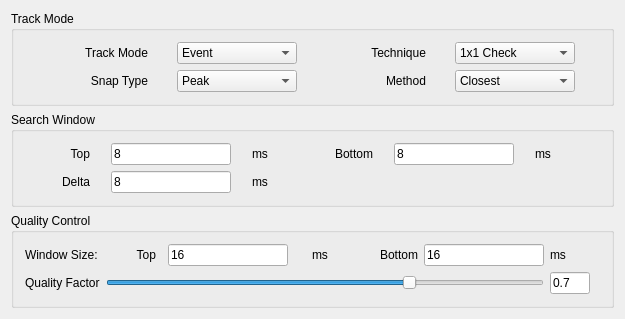
<?xml version="1.0" encoding="UTF-8"?>
<ui version="4.0">
 <class>CXDlgHorizonTrackPara</class>
 <widget class="QWidget" name="CXDlgHorizonTrackPara">
  <property name="windowModality">
   <enum>Qt::WindowModal</enum>
  </property>
  <property name="geometry">
   <rect>
    <x>0</x>
    <y>0</y>
    <width>622</width>
    <height>264</height>
   </rect>
  </property>
  <property name="windowTitle">
   <string>Horizon Tracking Parameters</string>
  </property>
  <layout class="QGridLayout" name="gridLayout_4">
   <item row="0" column="0">
    <widget class="QGroupBox" name="groupBox">
     <property name="title">
      <string>Track Mode</string>
     </property>
     <layout class="QGridLayout" name="gridLayout_3">
      <item row="0" column="0">
       <widget class="QLabel" name="label">
        <property name="minimumSize">
         <size>
          <width>100</width>
          <height>0</height>
         </size>
        </property>
        <property name="maximumSize">
         <size>
          <width>100</width>
          <height>16777215</height>
         </size>
        </property>
        <property name="text">
         <string>Track Mode</string>
        </property>
        <property name="alignment">
         <set>Qt::AlignRight|Qt::AlignTrailing|Qt::AlignVCenter</set>
        </property>
       </widget>
      </item>
      <item row="0" column="1">
       <widget class="QComboBox" name="comboBoxTrackMode">
        <property name="minimumSize">
         <size>
          <width>120</width>
          <height>0</height>
         </size>
        </property>
        <property name="maximumSize">
         <size>
          <width>120</width>
          <height>16777215</height>
         </size>
        </property>
        <item>
         <property name="text">
          <string>Event</string>
         </property>
        </item>
        <item>
         <property name="text">
          <string>WaveForm</string>
         </property>
        </item>
       </widget>
      </item>
      <item row="0" column="2">
       <widget class="QLabel" name="label_2">
        <property name="minimumSize">
         <size>
          <width>100</width>
          <height>0</height>
         </size>
        </property>
        <property name="maximumSize">
         <size>
          <width>100</width>
          <height>16777215</height>
         </size>
        </property>
        <property name="text">
         <string>Technique</string>
        </property>
        <property name="alignment">
         <set>Qt::AlignRight|Qt::AlignTrailing|Qt::AlignVCenter</set>
        </property>
       </widget>
      </item>
      <item row="0" column="3">
       <widget class="QComboBox" name="comboBoxTechnique">
        <property name="minimumSize">
         <size>
          <width>120</width>
          <height>0</height>
         </size>
        </property>
        <property name="maximumSize">
         <size>
          <width>120</width>
          <height>16777215</height>
         </size>
        </property>
        <item>
         <property name="text">
          <string>1x1 Check</string>
         </property>
        </item>
        <item>
         <property name="text">
          <string>3x3 Check</string>
         </property>
        </item>
        <item>
         <property name="text">
          <string>3x3 Extend</string>
         </property>
        </item>
        <item>
         <property name="text">
          <string>5x5 Advanced</string>
         </property>
        </item>
       </widget>
      </item>
      <item row="1" column="0">
       <widget class="QLabel" name="label_3">
        <property name="minimumSize">
         <size>
          <width>100</width>
          <height>0</height>
         </size>
        </property>
        <property name="maximumSize">
         <size>
          <width>100</width>
          <height>16777215</height>
         </size>
        </property>
        <property name="text">
         <string> Snap Type</string>
        </property>
        <property name="alignment">
         <set>Qt::AlignRight|Qt::AlignTrailing|Qt::AlignVCenter</set>
        </property>
       </widget>
      </item>
      <item row="1" column="1">
       <widget class="QComboBox" name="comboBoxTrackMode_2">
        <property name="minimumSize">
         <size>
          <width>120</width>
          <height>0</height>
         </size>
        </property>
        <property name="maximumSize">
         <size>
          <width>120</width>
          <height>16777215</height>
         </size>
        </property>
        <item>
         <property name="text">
          <string>Peak</string>
         </property>
        </item>
        <item>
         <property name="text">
          <string>Trough</string>
         </property>
        </item>
        <item>
         <property name="text">
          <string>Zero Cross -/+</string>
         </property>
        </item>
        <item>
         <property name="text">
          <string>Zero Cross +/-</string>
         </property>
        </item>
       </widget>
      </item>
      <item row="1" column="2">
       <widget class="QLabel" name="label_4">
        <property name="minimumSize">
         <size>
          <width>100</width>
          <height>0</height>
         </size>
        </property>
        <property name="maximumSize">
         <size>
          <width>100</width>
          <height>16777215</height>
         </size>
        </property>
        <property name="text">
         <string>Method</string>
        </property>
        <property name="alignment">
         <set>Qt::AlignRight|Qt::AlignTrailing|Qt::AlignVCenter</set>
        </property>
       </widget>
      </item>
      <item row="1" column="3">
       <widget class="QComboBox" name="comboBoxTechnique_2">
        <property name="minimumSize">
         <size>
          <width>120</width>
          <height>0</height>
         </size>
        </property>
        <property name="maximumSize">
         <size>
          <width>120</width>
          <height>16777215</height>
         </size>
        </property>
        <item>
         <property name="text">
          <string>Closest</string>
         </property>
        </item>
        <item>
         <property name="text">
          <string>Largest</string>
         </property>
        </item>
       </widget>
      </item>
     </layout>
    </widget>
   </item>
   <item row="1" column="0">
    <widget class="QGroupBox" name="groupBox_3">
     <property name="title">
      <string>Search Window</string>
     </property>
     <layout class="QGridLayout" name="gridLayout">
      <item row="0" column="0">
       <widget class="QLabel" name="label_14">
        <property name="minimumSize">
         <size>
          <width>50</width>
          <height>0</height>
         </size>
        </property>
        <property name="maximumSize">
         <size>
          <width>50</width>
          <height>16777215</height>
         </size>
        </property>
        <property name="text">
         <string>Top</string>
        </property>
        <property name="alignment">
         <set>Qt::AlignRight|Qt::AlignTrailing|Qt::AlignVCenter</set>
        </property>
       </widget>
      </item>
      <item row="0" column="1">
       <widget class="QLineEdit" name="lineEdit_6">
        <property name="minimumSize">
         <size>
          <width>120</width>
          <height>0</height>
         </size>
        </property>
        <property name="maximumSize">
         <size>
          <width>120</width>
          <height>16777215</height>
         </size>
        </property>
        <property name="text">
         <string>8</string>
        </property>
       </widget>
      </item>
      <item row="0" column="2">
       <widget class="QLabel" name="label_15">
        <property name="minimumSize">
         <size>
          <width>50</width>
          <height>0</height>
         </size>
        </property>
        <property name="maximumSize">
         <size>
          <width>50</width>
          <height>16777215</height>
         </size>
        </property>
        <property name="text">
         <string>ms</string>
        </property>
        <property name="alignment">
         <set>Qt::AlignLeading|Qt::AlignLeft|Qt::AlignVCenter</set>
        </property>
       </widget>
      </item>
      <item row="0" column="3">
       <widget class="QLabel" name="label_16">
        <property name="minimumSize">
         <size>
          <width>50</width>
          <height>0</height>
         </size>
        </property>
        <property name="maximumSize">
         <size>
          <width>50</width>
          <height>16777215</height>
         </size>
        </property>
        <property name="text">
         <string>Bottom</string>
        </property>
        <property name="alignment">
         <set>Qt::AlignRight|Qt::AlignTrailing|Qt::AlignVCenter</set>
        </property>
       </widget>
      </item>
      <item row="0" column="4">
       <widget class="QLineEdit" name="lineEdit_5">
        <property name="minimumSize">
         <size>
          <width>120</width>
          <height>0</height>
         </size>
        </property>
        <property name="maximumSize">
         <size>
          <width>120</width>
          <height>16777215</height>
         </size>
        </property>
        <property name="text">
         <string>8</string>
        </property>
       </widget>
      </item>
      <item row="0" column="5">
       <widget class="QLabel" name="label_13">
        <property name="minimumSize">
         <size>
          <width>50</width>
          <height>0</height>
         </size>
        </property>
        <property name="maximumSize">
         <size>
          <width>50</width>
          <height>16777215</height>
         </size>
        </property>
        <property name="text">
         <string>ms</string>
        </property>
        <property name="alignment">
         <set>Qt::AlignLeading|Qt::AlignLeft|Qt::AlignVCenter</set>
        </property>
       </widget>
      </item>
      <item row="1" column="0">
       <widget class="QLabel" name="label_10">
        <property name="minimumSize">
         <size>
          <width>50</width>
          <height>0</height>
         </size>
        </property>
        <property name="maximumSize">
         <size>
          <width>50</width>
          <height>16777215</height>
         </size>
        </property>
        <property name="text">
         <string>Delta</string>
        </property>
        <property name="alignment">
         <set>Qt::AlignRight|Qt::AlignTrailing|Qt::AlignVCenter</set>
        </property>
       </widget>
      </item>
      <item row="1" column="1">
       <widget class="QLineEdit" name="lineEdit_3">
        <property name="minimumSize">
         <size>
          <width>120</width>
          <height>0</height>
         </size>
        </property>
        <property name="maximumSize">
         <size>
          <width>120</width>
          <height>16777215</height>
         </size>
        </property>
        <property name="text">
         <string>8</string>
        </property>
       </widget>
      </item>
      <item row="1" column="2">
       <widget class="QLabel" name="label_9">
        <property name="minimumSize">
         <size>
          <width>50</width>
          <height>0</height>
         </size>
        </property>
        <property name="maximumSize">
         <size>
          <width>50</width>
          <height>16777215</height>
         </size>
        </property>
        <property name="text">
         <string>ms</string>
        </property>
        <property name="alignment">
         <set>Qt::AlignLeading|Qt::AlignLeft|Qt::AlignVCenter</set>
        </property>
       </widget>
      </item>
     </layout>
    </widget>
   </item>
   <item row="2" column="0">
    <widget class="QGroupBox" name="groupBox_4">
     <property name="title">
      <string>Quality Control</string>
     </property>
     <layout class="QGridLayout" name="gridLayout_2">
      <item row="0" column="9" colspan="2">
       <widget class="QLineEdit" name="lineEdit_2">
        <property name="minimumSize">
         <size>
          <width>120</width>
          <height>0</height>
         </size>
        </property>
        <property name="maximumSize">
         <size>
          <width>120</width>
          <height>16777215</height>
         </size>
        </property>
        <property name="text">
         <string>16</string>
        </property>
       </widget>
      </item>
      <item row="0" column="3">
       <widget class="QLineEdit" name="lineEdit">
        <property name="minimumSize">
         <size>
          <width>120</width>
          <height>0</height>
         </size>
        </property>
        <property name="maximumSize">
         <size>
          <width>120</width>
          <height>16777215</height>
         </size>
        </property>
        <property name="text">
         <string>16</string>
        </property>
       </widget>
      </item>
      <item row="0" column="0">
       <widget class="QLabel" name="label_11">
        <property name="text">
         <string>Window Size:</string>
        </property>
       </widget>
      </item>
      <item row="0" column="1">
       <widget class="QLabel" name="label_5">
        <property name="minimumSize">
         <size>
          <width>50</width>
          <height>0</height>
         </size>
        </property>
        <property name="maximumSize">
         <size>
          <width>50</width>
          <height>16777215</height>
         </size>
        </property>
        <property name="text">
         <string>Top</string>
        </property>
        <property name="alignment">
         <set>Qt::AlignRight|Qt::AlignTrailing|Qt::AlignVCenter</set>
        </property>
       </widget>
      </item>
      <item row="0" column="8">
       <widget class="QLabel" name="label_8">
        <property name="minimumSize">
         <size>
          <width>50</width>
          <height>0</height>
         </size>
        </property>
        <property name="maximumSize">
         <size>
          <width>50</width>
          <height>16777215</height>
         </size>
        </property>
        <property name="text">
         <string>Bottom</string>
        </property>
        <property name="alignment">
         <set>Qt::AlignRight|Qt::AlignTrailing|Qt::AlignVCenter</set>
        </property>
       </widget>
      </item>
      <item row="0" column="11">
       <widget class="QLabel" name="label_7">
        <property name="minimumSize">
         <size>
          <width>50</width>
          <height>0</height>
         </size>
        </property>
        <property name="maximumSize">
         <size>
          <width>50</width>
          <height>16777215</height>
         </size>
        </property>
        <property name="text">
         <string>ms</string>
        </property>
        <property name="alignment">
         <set>Qt::AlignLeading|Qt::AlignLeft|Qt::AlignVCenter</set>
        </property>
       </widget>
      </item>
      <item row="1" column="11">
       <widget class="QLineEdit" name="lineEdit_4">
        <property name="minimumSize">
         <size>
          <width>40</width>
          <height>0</height>
         </size>
        </property>
        <property name="maximumSize">
         <size>
          <width>40</width>
          <height>16777215</height>
         </size>
        </property>
        <property name="text">
         <string>0.7</string>
        </property>
       </widget>
      </item>
      <item row="0" column="7">
       <widget class="QLabel" name="label_6">
        <property name="minimumSize">
         <size>
          <width>50</width>
          <height>0</height>
         </size>
        </property>
        <property name="maximumSize">
         <size>
          <width>50</width>
          <height>16777215</height>
         </size>
        </property>
        <property name="text">
         <string>ms</string>
        </property>
        <property name="alignment">
         <set>Qt::AlignLeading|Qt::AlignLeft|Qt::AlignVCenter</set>
        </property>
       </widget>
      </item>
      <item row="1" column="0">
       <widget class="QLabel" name="label_12">
        <property name="text">
         <string>Quality Factor</string>
        </property>
       </widget>
      </item>
      <item row="1" column="1" colspan="10">
       <widget class="QSlider" name="horizontalSlider">
        <property name="maximum">
         <number>100</number>
        </property>
        <property name="value">
         <number>70</number>
        </property>
        <property name="orientation">
         <enum>Qt::Horizontal</enum>
        </property>
       </widget>
      </item>
     </layout>
    </widget>
   </item>
  </layout>
 </widget>
 <layoutdefault spacing="6" margin="11"/>
 <resources/>
 <connections/>
</ui>
